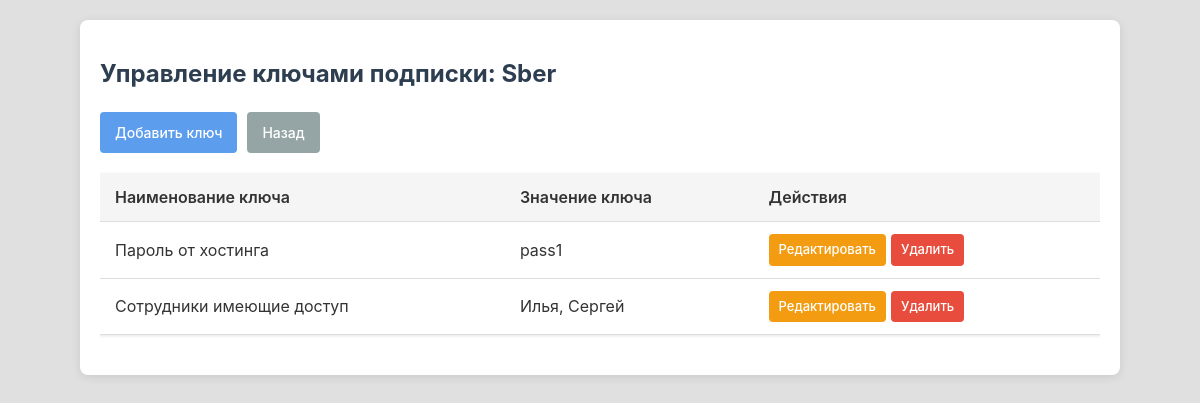
Page /subscription/d64ef598-f86a-44f3-98d8-a538bc605989/keys on the committed database.
### tables this page shows
CREATE TABLE subscriptions
                 (id TEXT PRIMARY KEY,
                  type TEXT NOT NULL,
                  name TEXT NOT NULL,
                  start_date TEXT,
                  end_date TEXT NOT NULL,
                  status TEXT NOT NULL);

CREATE TABLE keys
                 (id TEXT PRIMARY KEY,
                  subscription_id TEXT NOT NULL,
                  key_name TEXT NOT NULL,
                  key_value TEXT NOT NULL,
                  FOREIGN KEY (subscription_id) REFERENCES subscriptions(id));

### subscriptions_service.py (the view)
@app.route('/subscription/<subscription_id>/keys')
def keys(subscription_id):
    conn = sqlite3.connect('subscriptions.db')
    c = conn.cursor()
    c.execute('SELECT * FROM subscriptions WHERE id = ?', (subscription_id,))
    subscription = c.fetchone()
    if not subscription:
        conn.close()
        flash('Подписка не найдена!', 'danger')
        return redirect(url_for('index'))
    c.execute('SELECT id, key_name, key_value FROM keys WHERE subscription_id = ?', (subscription_id,))
    keys = [{'id': key[0], 'key_name': key[1], 'key_value': key[2]} for key in c.fetchall()]
    subscription_data = {'id': subscription[0], 'name': subscription[2]}
    conn.close()
    return render_template('keys.html', subscription=subscription_data, keys=keys)

### templates/keys.html (shortened to what this page needs)
<!DOCTYPE html>
<html lang="ru">
<head>
    <link rel="stylesheet" href="{{ url_for('static', filename='style.css') }}">
</head>
<body>
    <div class="container">
        <h1>Управление ключами подписки: {{ subscription.name }}</h1>
        <div class="button-group">
            <a href="{{ url_for('add_key', subscription_id=subscription.id) }}" class="btn btn-primary">Добавить ключ</a>
            <a href="{{ url_for('index') }}" class="btn btn-secondary">Назад</a>
        </div>
        <div class="table-container">
            <table>
                <thead>
                    <tr>
                        <th>Наименование ключа</th>
                        <th>Значение ключа</th>
                        <th>Действия</th>
                    </tr>
                </thead>
                <tbody>
                    {% if keys %}
                        {% for key in keys %}
                            <tr>
                                <td>{{ key.key_name }}</td>
                                <td>{{ key.key_value }}</td>
                                <td>
                                    <div class="action-buttons">
                                        <a href="{{ url_for('edit_key', key_id=key.id) }}" class="btn btn-warning">Редактировать</a>
                                        <a href="{{ url_for('delete_key', key_id=key.id) }}" class="btn btn-danger" onclick="return confirm('Удалить ключ?')">Удалить</a>
                                    </div>
                                </td>
                            </tr>
                        {% endfor %}
                    {% else %}
                        <tr>
                            <td colspan="3" class="no-data">Ключи отсутствуют</td>
                        </tr>
                    {% endif %}
                </tbody>
            </table>
        </div>
    </div>
</body>
</html>

### static/style.css (style rules this page uses)
body { font-family: -apple-system, BlinkMacSystemFont, 'Segoe UI', Roboto, sans-serif; background-color: #e0e0e0; color: #333; margin: 0; padding: 20px; line-height: 1.5; }
.container { max-width: 1000px; margin: 0 auto; background: #ffffff; padding: 20px; border-radius: 8px; box-shadow: 0 2px 10px rgba(0, 0, 0, 0.1); }
h1 { font-size: 24px; margin-bottom: 20px; color: #2c3e50; }
.button-group { display: flex; gap: 10px; margin-top: 20px; }
.btn { padding: 10px 15px; font-size: 14px; border: none; border-radius: 4px; cursor: pointer; transition: all 0.3s; text-align: center; text-decoration: none; display: inline-block; font-weight: 500; }
.btn-primary { background-color: #5c9ded; color: #fff; }
.btn-secondary { background-color: #95a5a6; color: #fff; }
.btn-warning { background-color: #f39c12; color: #fff; }
.btn-danger { background-color: #e74c3c; color: #fff; }
table { width: 100%; border-collapse: collapse; margin: 20px 0; background: #fff; box-shadow: 0 1px 3px rgba(0, 0, 0, 0.1); }
th, td { padding: 12px 15px; text-align: left; border-bottom: 1px solid #ddd; }
th { background-color: #f5f5f5; font-weight: 600; color: #333; }
.action-buttons { display: flex; gap: 5px; }
.action-buttons .btn { padding: 6px 10px; font-size: 13px; }
.table-container { overflow-x: auto; }

### rows in the picture
subscriptions: name "Sber"
keys: key_name "Пароль от хостинга", key_value "pass1"
keys: key_name "Сотрудники имеющие доступ", key_value "Илья, Сергей"
